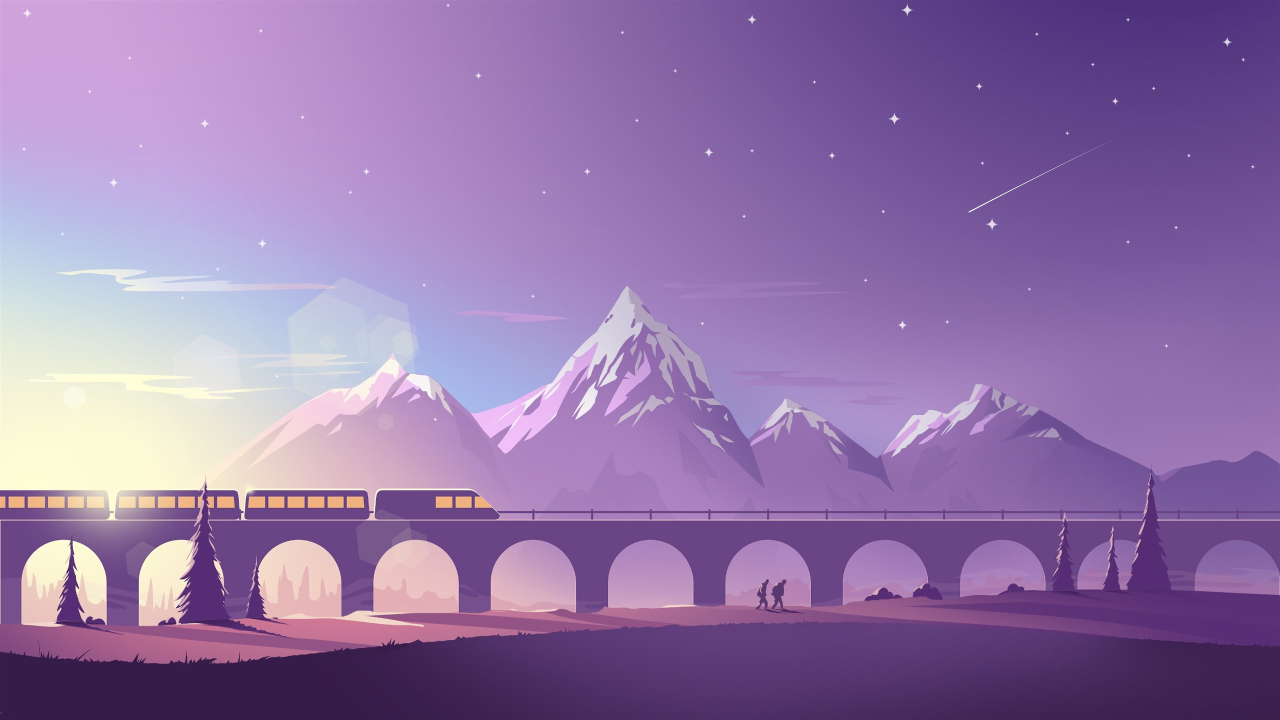
#> input picture 5 лр/Bridge.jpg, 2560 x 1440 px (shown at 1/2 size)
$ jupyter execute --allow-errors lab_5.ipynb
#> lines starting #> are read from the running program, lines starting #| are printed output that depends on the picture; after the words box and inside, x2 and y2 are one past the last pixel; in counts of white or black regions, pixels touching at a corner belong together
[cell 1]
import matplotlib.pyplot as plt
import numpy as np

print("Задание 1\n")

#> (the rest of this cell did not finish here and is left out)

[cell 2]
import matplotlib.pyplot as plt
import matplotlib.image as mpimg

from skimage import io
from skimage.transform import resize

print("Задание 2\n")

img = io.imread('Bridge.jpg')
#> img is the input picture: shape (1440, 2560, 3); mean R, G, B 147.7, 117.2, 169.2
resized_img = resize(img, (400, 400))
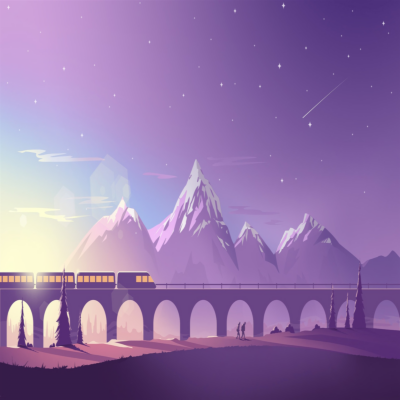
#> resized_img: shape (400, 400, 3) float64; mean R, G, B 0.579, 0.459, 0.664


k=100
new = resized_img.copy()
while k < 400:
    new[k:k+1, 0:400] = [0, 0, 1]
    k += 100
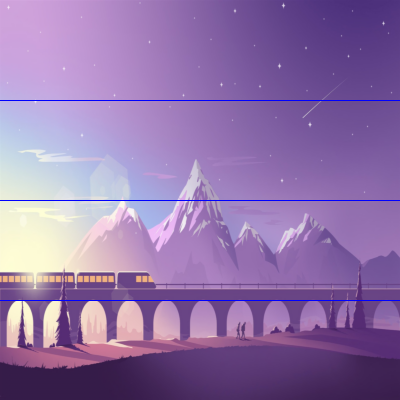
#> new: shape (400, 400, 3) float64; 0.75% of pixels changed, all inside (x1, y1, x2, y2) = (0, 100, 400, 301)
k=100
while k < 400:
    new[0:400, k:k+1] = [1, 0, 0]
    k += 100
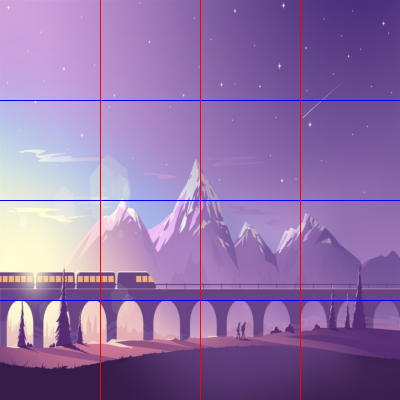
#> new: shape (400, 400, 3) float64; 0.75% of pixels changed, all inside (x1, y1, x2, y2) = (100, 0, 301, 400)
plt.figure()
plt.axis('off')
plt.imshow(new)
plt.show()
plt.imsave('new.png', new)

[cell 3]
import matplotlib.pyplot as plt
import matplotlib.image as mpimg

from skimage import io
from skimage.transform import resize

print("Задание 3\n")

img = io.imread('Bridge.jpg')
A = resize(img, (224, 224, 3))
B = A[0:100, 0:100]
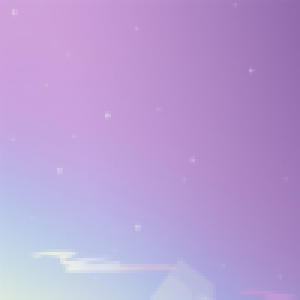
#> B: shape (100, 100, 3) float64 (shown 3 times larger); mean R, G, B 0.725, 0.622, 0.831

plt.imsave('new2.png', B)
print("фото в файле new2.png")

[cell 4]
import numpy as np
import matplotlib.pyplot as plt

print("Задание 4\n")

#> (the rest of this cell did not finish here and is left out)

[cell 5]
import numpy as np
import matplotlib.pyplot as plt

print("Задание 5\n")

#> (the rest of this cell did not finish here and is left out)

[cell 6]
import numpy as np
import matplotlib.pyplot as plt

#> (the rest of this cell did not finish here and is left out)

[cell 7]
import numpy as np
import matplotlib.pyplot as plt

from mpl_toolkits import mplot3d

print("Задание 7\n")

x = np.linspace(-2, 2, 100)
y = np.linspace(-2, 2, 100)
X, Y = np.meshgrid(x, y)

z1 = np.sin(X)**2 - np.cos(Y)**2

plt.figure()
plt.contourf(X, Y, z1, 100, cmap='coolwarm')
plt.colorbar()

plt.figure()
ax = plt.axes(projection='3d')
ax.contour3D(X, Y, z1, 100, cmap='inferno')

z2 = 2 * X**2 - Y**3

plt.figure()
plt.contourf(X, Y, z2, 100, cmap='winter')
plt.colorbar()

plt.figure()
ax = plt.axes(projection='3d')
ax.contour3D(X, Y, z2, 100, cmap='winter')

plt.show()
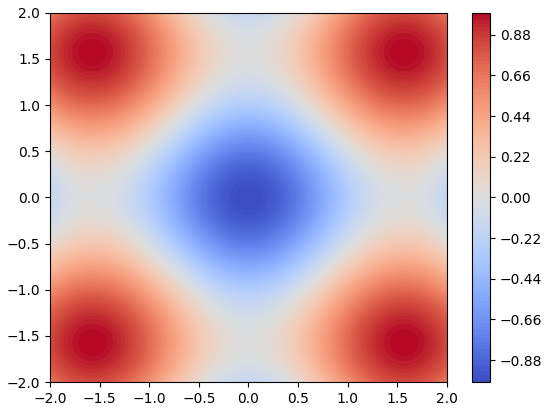
#> figure drawn by matplotlib, 2 panels
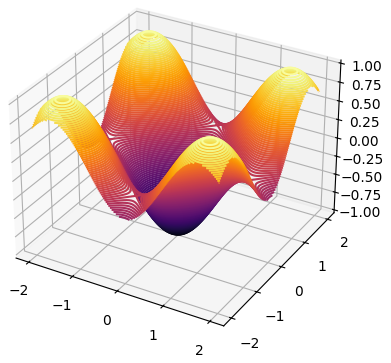
#> figure drawn by matplotlib, 1 panel
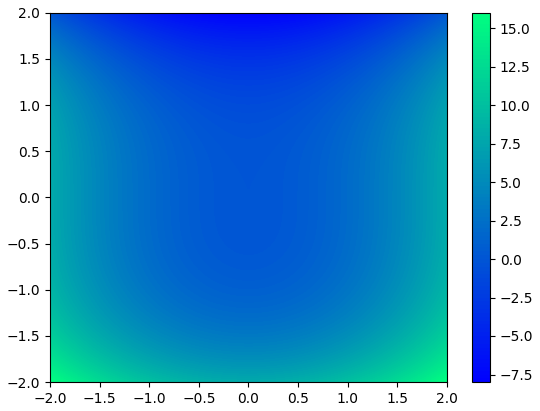
#> figure drawn by matplotlib, 2 panels
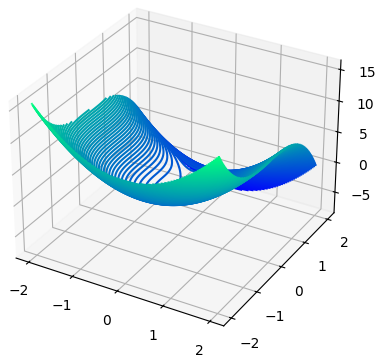
#> figure drawn by matplotlib, 1 panel
